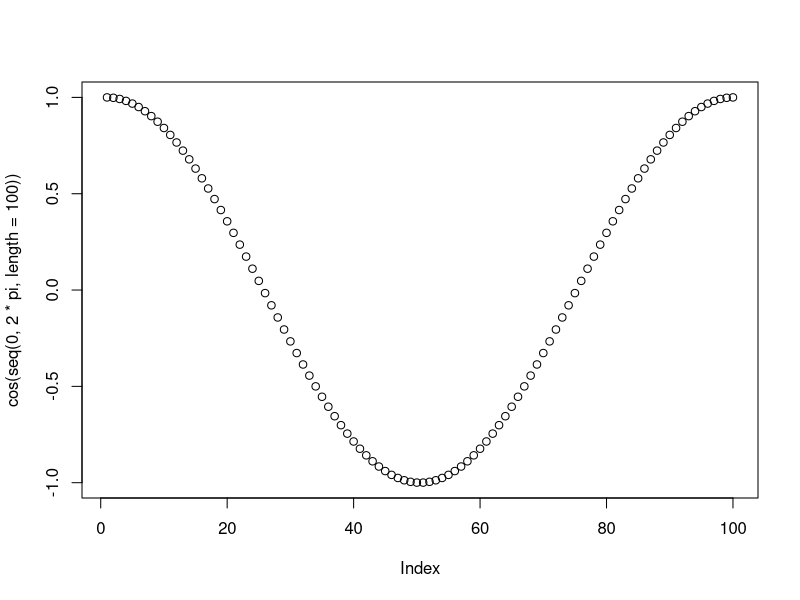

Recreate this plot in R. (Note: this script raises an error after producing the figure.)

#Comments
getwd()
setwd('C://Shraddha//Aegis//R//Codes')

?plot
help(plot)
??plot

#Basic Computations
2+3
6/3
6/3.0
6.0/3
6.0/3.0
log2(32)
sqrt(64)
seq(0,10, by = 3)
seq(0,10)
seq(0,10, length = 2)

plot(cos(seq(0, 2*pi, length=100)))


print('Hello', 'there')
paste('Hello', 'there')
cat('Hello', 'there')

## Input Variable
a = readline(prompt = 'Enter the number : ')
print(a)


#built in constants
pi
letters
LETTERS
month.name
month.abb


#Working with packages
installed.packages()
install.packages('e1071')

#Load a package/ Import a package
library(e1071)

detach("package:e1071", unload = TRUE)
remove.packages('e1071')

#Update packages
#update.packages()

?base

#Classes in R
x = 5
class(x)

#how is it stored in double precision
typeof(x)

x='a'
class(x)
typeof(x)

#integer scalar
x=5L
typeof(x)

#Logical scalar
x=FALSE
x = 4+x
print(x)

#complex scalar
x <-4+2i
class(x)


x <- charToRaw('Hello')
x

as.integer('1')
as.complex(5)


as.integer('H')
as.character(TRUE)


#Vectors - datatypes of single class
v1 = vector()
v1

#Character vectr
v1 = vector('character', 5)
v1

#Combine
v2 = c(1,2,3)
class(v2)
v2


v2 = c('hello', 'there')
class(v2)
v2
v2 <- c(v2, 'Vipin')
v2 <- c('Ron', v2)

v3 = seq(1:10)
class(v3)

#infinity
1/0
-1/0
0/0

#coercion
v4 = c(3,4,'hello')
class(v4)

#Heirarchy
#Character > Complex > Numeric > Integer > Logical

v4 <- c(1, 1L, TRUE, 'a')
class(v4)

v4 <- c(1, 1L, TRUE)
class(v4)

v4 <- c(1, 1L, as.integer('a'))
class(v4)
v4
length(v4)
str(v4)

##List - with different datatypes

l1 = list(1, 1L, TRUE, 'a', 4+2i)
l1
v5 = unlist(l1)
class(v5)

l1[[1]]
l1[1]

l2 = list(l1, TRUE)   
l2
l2[[1]][[4]]
l2[2]
l2[1][4]

l2=list(a=l1, b=TRUE)
l2
l2['a']
l2$a
l2$a[1]

#To display names
names(l2)

class(l2)

#Matrix
m = matrix(c(1,2,3,4))
m
m[1,1]


#2D vector
m = matrix(c(1,2,3,4), nrow = 2, ncol = 2)
m
m[2,2]


m = matrix(c(1,2,3,4), nrow = 2, ncol = 4)
m

#to change fillinf default by column
m = matrix(c(1,2,3,4), nrow = 2, ncol = 2, byrow = TRUE)
m

m[1:2, 2]

#Array
a1 = array(c(1,2,3,4,5,6,7,8,9), dim = c(2,2,2))
a1

a1[2,1,2]


#Factor
f1 = factor(c('M', 'F', 'F', 'M', 'F'))
f1
nlevels(f1)


##Dataframes - collection of vectors of equal length
df1 = data.frame(gender = c('M', 'F', 'M', 'M'), id = c(1,2,3,4))
df1
View(df1)

df1[1,1]

df1$gender
df1$id

dimnames(m) = list(1:4, c('a','b'))
m

dimnames(m) = list(letters[1:4], c('a','b'))
m

##Practice Questions
temp = seq(10:20)

rain = c('Y', 'N', 'N', 'Y', 'N', 'Y', 'N', 'N', 'N', 'Y')

weather = list(temp, rain)

df1 = data.frame(students = c(1,2,3,4), english = c(70,70,70,80), maths = c(45,68,45,78), 
                 science = c(45,76,34,89) )

df1

##Variable names

ls()

#Hidden variables
.abc = 10

##
ls(all.names = TRUE)

ls(pattern = 'a')

rm(.abc)
rm(list = ls())


3+6
6%%3
4%/%3
4^3

##Relation operators
4<3
5!=6

##Logical Operators
4&3
!4
4
4 && 3
4|3

v1 = c(1,2,3,4)
v2 = c(2,3,4,4)
v1 && v2
v1&v2
v1 | v2


###Assignment operators
v1 <- 5
v1 <<- 5
v1 = 5

4 -> v1
5 ->> v1


#Miscelenoeous operators
1:10
'a' %in% letters
0 %in% letters


m1 = matrix(c(1,2,3,4,5,6), nrow=2, ncol=3)
m1
t(m1)
m1 %*% t(m1)

#dataset in R
data()
iris
View(iris)
?iris
